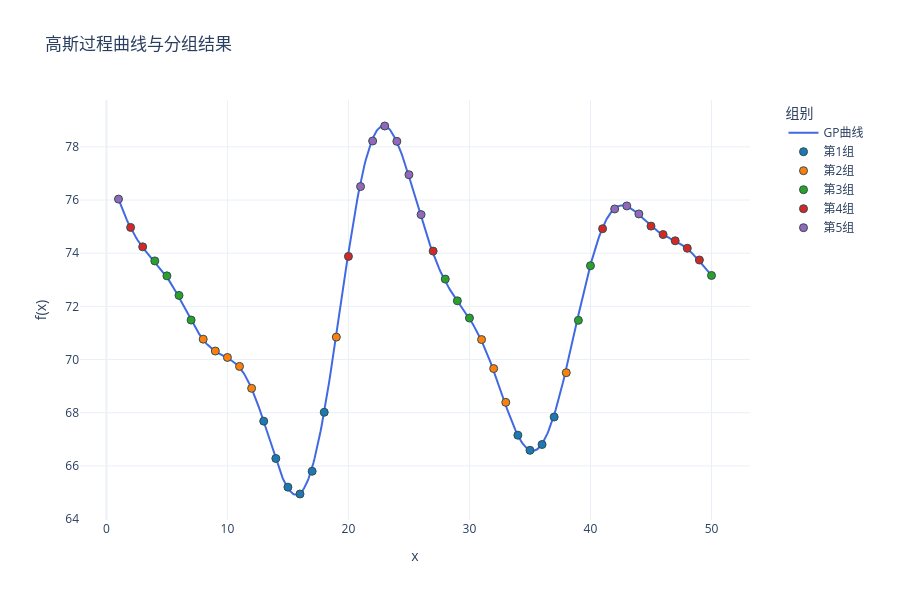

The notebook cell this image was saved under:
### Code cell
import numpy as np
import plotly.graph_objects as go
from sklearn.gaussian_process import GaussianProcessRegressor
from sklearn.gaussian_process.kernels import RBF, ConstantKernel,WhiteKernel
from util.methods import assign_variances
seed = 712
# 定义核函数
kernel = ConstantKernel(25.0) * RBF(length_scale=4.0) + WhiteKernel(1e-6)
gp = GaussianProcessRegressor(kernel=kernel)

x_dense = np.linspace(1, 50, 500).reshape(-1, 1)

y_dense = gp.sample_y(x_dense, n_samples=1, random_state=seed).flatten() + 70

# 提取整数点对应的y值
integer_points = np.arange(1, 51)
y_integers = y_dense[np.linspace(0, 499, 50, dtype=int)]

# 计算整数点的协方差矩阵
cov_matrix = kernel(integer_points.reshape(-1,1))

# 计算相关性矩阵
std_dev = np.sqrt(np.diag(cov_matrix))  
corr_matrix = cov_matrix / np.outer(std_dev, std_dev)  

np.savetxt('Sigma1.txt', cov_matrix, 
           fmt='%.6f',
           header=f'高斯过程协方差矩阵(1-50整数点)\n核函数: {kernel}')

np.savetxt('correlation_matrix.txt', corr_matrix,
           fmt='%.6f',
           header=f'高斯过程相关性矩阵(1-50整数点)\n核函数: {kernel}')

np.savetxt('mu.txt', 
           y_integers,
           fmt='%.6f',
           header='真实均值')

# 创建分组标签 (5组，每组10个点)
group_labels = np.floor(np.argsort(np.argsort(y_integers))/10).astype(int)
group_names = [f"第{i+1}组" for i in range(5)]  # 组别名称

fig = go.Figure()

fig.add_trace(go.Scatter(
    x=x_dense.flatten(), 
    y=y_dense,
    mode='lines',
    name='GP曲线',
    line=dict(color='royalblue', width=2)
))

colors = ['#1f77b4', '#ff7f0e', '#2ca02c', '#d62728', '#9467bd']  # 5种不同颜色
for group in range(5):
    mask = (group_labels == group)
    fig.add_trace(go.Scatter(
        x=integer_points[mask],
        y=y_integers[mask],
        mode='markers',
        name=group_names[group],
        marker=dict(
            color=colors[group],
            size=8,
            line=dict(width=1, color='DarkSlateGrey')
    )))

fig.update_layout(
    title='高斯过程曲线与分组结果',
    xaxis_title='x',
    yaxis_title='f(x)',
    template='plotly_white',
    height=600,
    width=900,
    legend=dict(
        title='组别',
        x=1.05,
        y=1,
        xanchor='left',
        yanchor='top',
        bgcolor='rgba(255,255,255,0.8)'
    ),
    margin=dict(r=150) 
)

fig.show()

### Figure 1 — Plotly figure (JSON) as saved in the notebook; plotly's stock layout.template omitted (floating-point values rounded to 4 significant figures; data arrays with more than 128 entries replaced by an {"elided": "..."} marker saying what was removed)
{"data": [{"line": {"color": "royalblue", "width": 2}, "mode": "lines", "name": "GP曲线", "type": "scatter", "x": {"elided": "500 float values"}, "y": {"elided": "500 float values"}}, {"marker": {"color": "#1f77b4", "line": {"color": "DarkSlateGrey", "width": 1}, "size": 8}, "mode": "markers", "name": "第1组", "type": "scatter", "x": [13, 14, 15, 16, 17, 18, 34, 35, 36, 37], "y": [67.68, 66.28, 65.2, 64.94, 65.8, 68.02, 67.15, 66.58, 66.8, 67.84]}, {"marker": {"color": "#ff7f0e", "line": {"color": "DarkSlateGrey", "width": 1}, "size": 8}, "mode": "markers", "name": "第2组", "type": "scatter", "x": [8, 9, 10, 11, 12, 19, 31, 32, 33, 38], "y": [70.77, 70.32, 70.08, 69.74, 68.92, 70.84, 70.75, 69.66, 68.39, 69.5]}, {"marker": {"color": "#2ca02c", "line": {"color": "DarkSlateGrey", "width": 1}, "size": 8}, "mode": "markers", "name": "第3组", "type": "scatter", "x": [4, 5, 6, 7, 28, 29, 30, 39, 40, 50], "y": [73.71, 73.15, 72.41, 71.49, 73.03, 72.21, 71.56, 71.48, 73.53, 73.16]}, {"marker": {"color": "#d62728", "line": {"color": "DarkSlateGrey", "width": 1}, "size": 8}, "mode": "markers", "name": "第4组", "type": "scatter", "x": [2, 3, 20, 27, 41, 45, 46, 47, 48, 49], "y": [74.97, 74.24, 73.88, 74.08, 74.92, 75.02, 74.7, 74.47, 74.19, 73.74]}, {"marker": {"color": "#9467bd", "line": {"color": "DarkSlateGrey", "width": 1}, "size": 8}, "mode": "markers", "name": "第5组", "type": "scatter", "x": [1, 21, 22, 23, 24, 25, 26, 42, 43, 44], "y": [76.04, 76.51, 78.22, 78.79, 78.21, 76.95, 75.45, 75.67, 75.78, 75.48]}], "layout": {"height": 600, "legend": {"bgcolor": "rgba(255,255,255,0.8)", "title": {"text": "组别"}, "x": 1.05, "xanchor": "left", "y": 1, "yanchor": "top"}, "margin": {"r": 150}, "title": {"text": "高斯过程曲线与分组结果"}, "width": 900, "xaxis": {"title": {"text": "x"}}, "yaxis": {"title": {"text": "f(x)"}}}}
